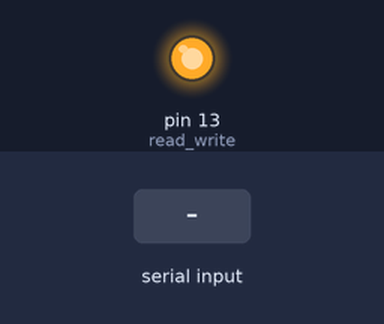
Recording of a sketch running on a simulated Arduino Uno, built with avr-gcc and run on an emulated ATmega328P. On the bench: output pins drawn as LEDs (lit = HIGH). Inputs (shaded band) come from the test bench. What the sketch prints to the serial monitor is not drawn.

Above: at 1.2 s.
1.3 s: "w" received over Serial
2.8 s: "t" received over Serial
4.3 s: "h" received over Serial
Timing chart, 0 to 7.3 s (numbered marks = the images above; inputs shaded):
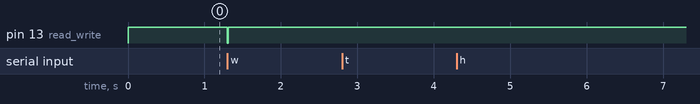

The sketch:

SCARA_arduino_new.ino
```cpp
int read_write = 13;
int thousand = 9,hundreds = 0;

void setup() {

  Serial.begin(57600);
  pinMode(read_write,OUTPUT);
  digitalWrite(read_write,HIGH);

}

void loop() {

  if(Serial.available() > 0) {

    char data = Serial.read();
    if(data == 'w') {

      digitalWrite(read_write,LOW);
      delay(thousand);
      delayMicroseconds(hundreds);
      digitalWrite(read_write,HIGH);
    }
    else if(data == 't'){
      thousand++;
      Serial.print("t");
    }
    else if(data == 'h'){
      hundreds+=100;
      hundreds%=1000;
      Serial.print("h");
    }
  }

}
```

Measured:
- after the input at 1.3 s, pin 13 (read_write): HIGH → LOW at once, → HIGH 0.01 s later
- after the input at 2.8 s, every drawn part: stays the same
- after the input at 4.3 s, every drawn part: stays the same
